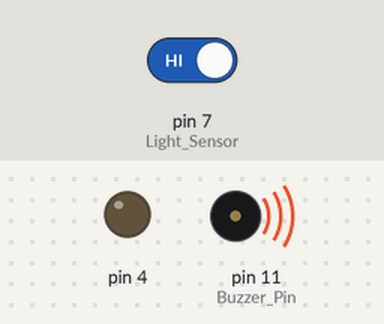
Bench run of a sketch on a simulated Arduino Uno, built with avr-gcc and run on an emulated ATmega328P. On the bench: output pins drawn as LEDs (lit = HIGH), buzzer (waves = sounding, pin HIGH). The test bench sets the inputs (shaded band); at power-on: pin 7 (Light_Sensor) HIGH.

Above: at 1.4 s.
1.5 s: pin 7 (Light_Sensor) driven LOW
At 2.1 s:
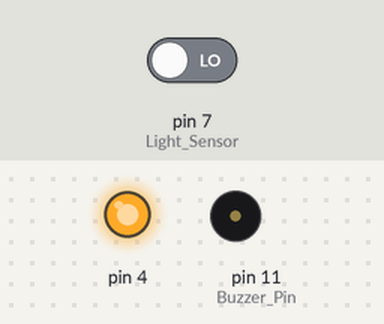
3.0 s: pin 7 (Light_Sensor) driven HIGH
At 3.5 s:
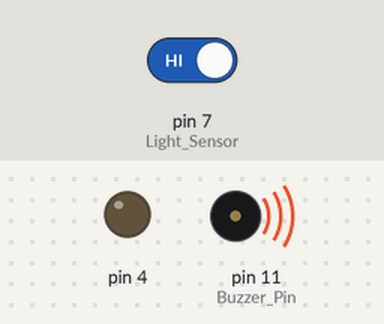
Timing chart, 0 to 6.0 s (numbered marks = the images above; inputs shaded):
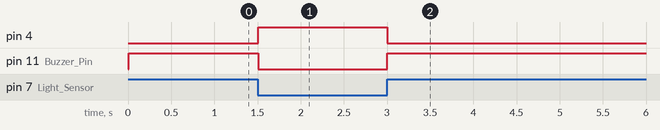

Measured:
- after the input at 1.5 s, pin 4: LOW → HIGH at once; pin 11 (Buzzer_Pin): HIGH → LOW at once
- after the input at 3.0 s, pin 4: HIGH → LOW at once; pin 11 (Buzzer_Pin): LOW → HIGH at once

The sketch:

Laser_UNO.ino
```cpp
void setup() {
  // put your setup code here, to run once:
pinMode(11,OUTPUT); //Buzzer Pin
pinMode(7,INPUT); // Light Sensor
pinMode(4, OUTPUT);
delay(10);
}
int i=0;
void loop(){
  // put your main code here, to run repeatedly:

if(digitalRead(7)==LOW)
{
  digitalWrite(4,HIGH);
}

else{
  a:
  digitalWrite(4,LOW);
  digitalWrite(11,HIGH);
  delay(100);
  digitalWrite(11,LOW);
  i++;
  if(i<5){
  goto a;
  }
  }
}
```
